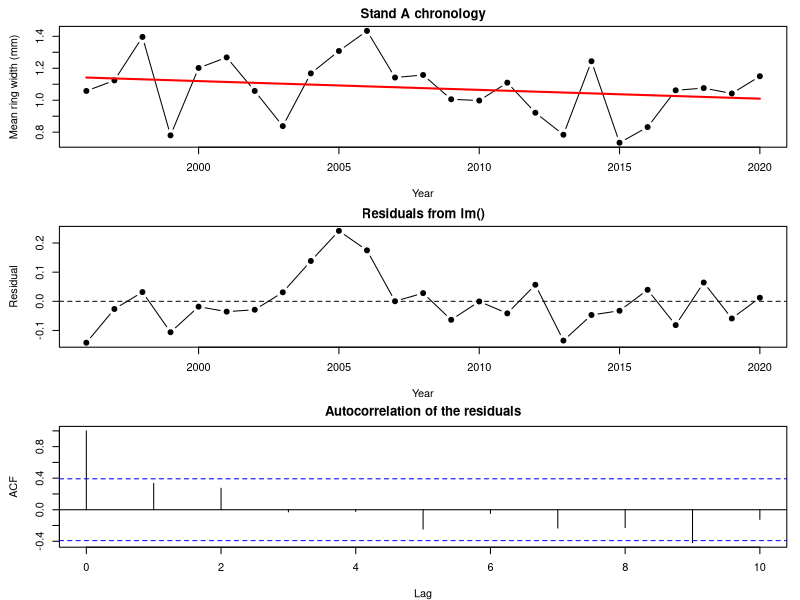
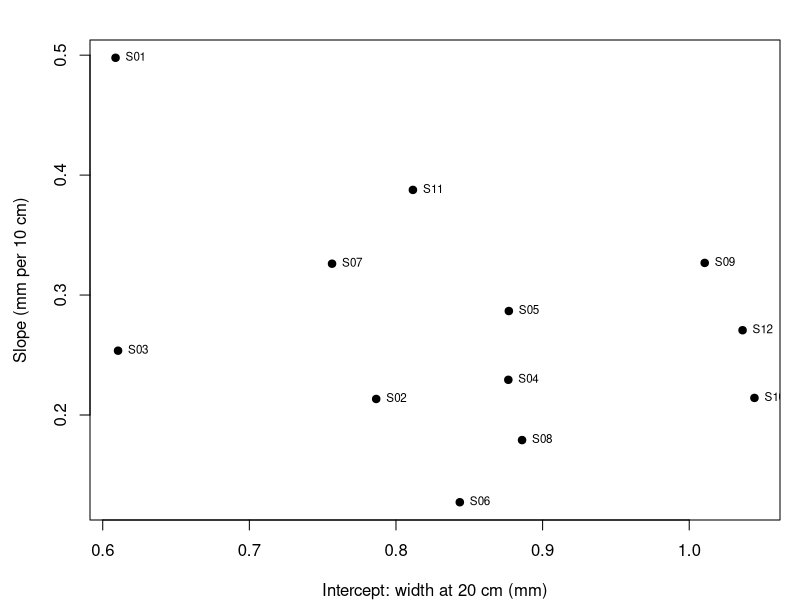
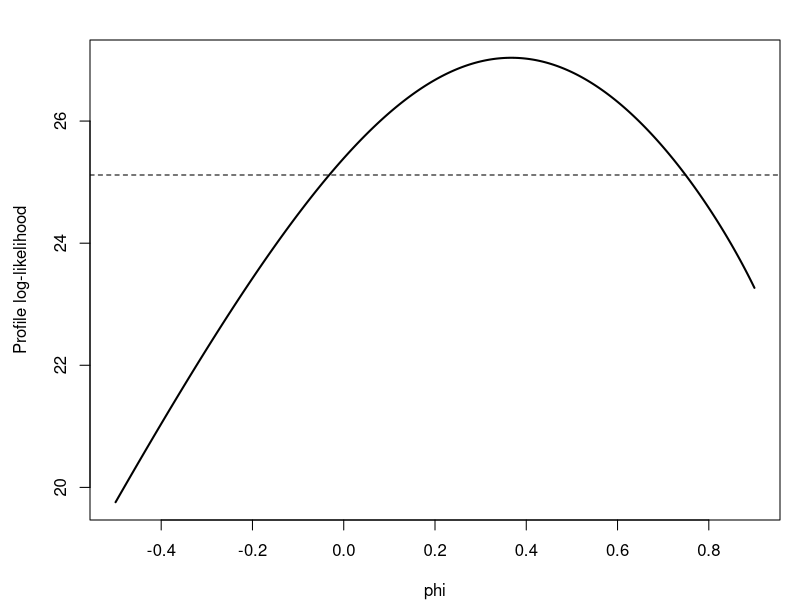
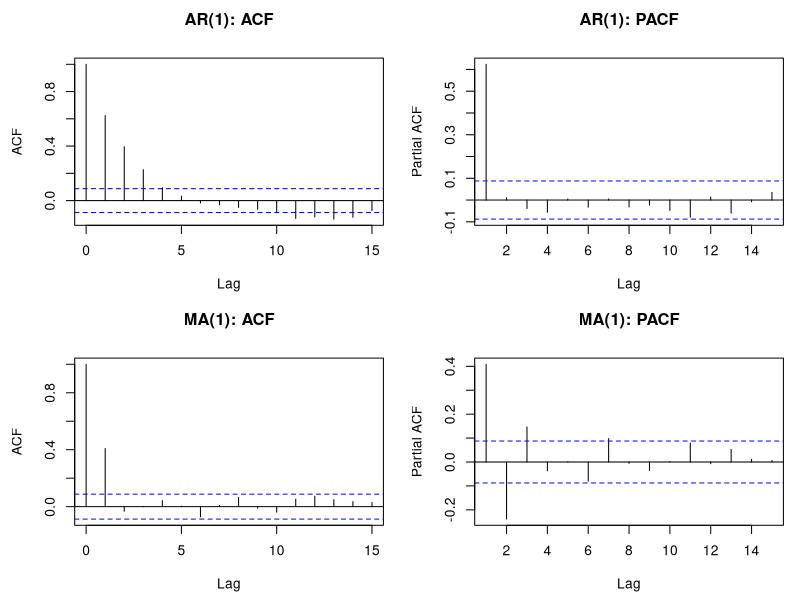

R code for these plots, in order:
#  NRES 746, Week 12: autocorrelation and mixed models in R =====
#  Sections match the Week 12 web page. Needs mvtnorm, lme4, nlme, glmmTMB.
#  Package syntax: lecture_notes/NOTES_Reference_MixedModelSyntax.pdf (nlme, lme4, glmmTMB side by side).

# AUTOCORRELATION AND MIXED MODELS IN R ===================================================

rm(list = ls())
library(mvtnorm)

# Pinyon ring-width data ----------------------------------------------------------------

# pinyon ring widths (mm): 4 stands x 5 trees x 25 years; simulated
set.seed(21)
years <- 1996:2020
n_yr <- length(years)
precip <- round(rgamma(n_yr, shape = 9, scale = 22 / 9), 1)   # winter precipitation (cm)
stand_eff <- rnorm(4, 0, 0.12)
ar_dev <- matrix(0, 4, n_yr)            # shared year-to-year deviations within each stand
for (j in 1:4) {
  ar_dev[j, 1] <- rnorm(1, 0, 0.08 / sqrt(1 - 0.6^2))
  for (t in 2:n_yr) ar_dev[j, t] <- 0.6 * ar_dev[j, t - 1] + rnorm(1, 0, 0.08)
}
rings <- expand.grid(year = years, tree = 1:5, stand = LETTERS[1:4])
rings$tree_id <- paste0(rings$stand, rings$tree)
tree_eff <- setNames(rnorm(20, 0, 0.1), unique(rings$tree_id))
j <- match(rings$stand, LETTERS)
t <- match(rings$year, years)
rings$precip <- precip[t]
rings$width <- round(0.35 + stand_eff[j] + tree_eff[rings$tree_id] + 0.025 * rings$precip +
                       ar_dev[cbind(j, t)] + rnorm(nrow(rings), 0, 0.1), 2)

# stand chronologies (mean of 5 trees per stand-year) and tree means (mean over 25 years)
chron <- aggregate(width ~ stand + year + precip, data = rings, FUN = mean)
chron <- chron[order(chron$stand, chron$year), ]
chron$stand <- factor(chron$stand)
tree_means <- aggregate(width ~ stand + tree_id, data = rings, FUN = mean)

# 1. Autocorrelation: AR(1) ---------------------------------------------------------------

chron_a <- chron[chron$stand == "A", ]
chron_a$year_c <- chron_a$year - 2008          # centered year: 0 = 2008
fit_lm_a <- lm(width ~ precip + year_c, data = chron_a)
summary(fit_lm_a)$coefficients
par(mfrow = c(3, 1), mar = c(4, 4.5, 2, 1))
plot(chron_a$year, chron_a$width, type = "b", pch = 19, xlab = "Year",
     ylab = "Mean ring width (mm)", main = "Stand A chronology")
trend <- predict(fit_lm_a, newdata = data.frame(precip = mean(chron_a$precip),
                                                year_c = chron_a$year_c))
lines(chron_a$year, trend, lwd = 2, col = "red")   # year trend at mean precipitation
plot(chron_a$year, resid(fit_lm_a), type = "b", pch = 19, xlab = "Year",
     ylab = "Residual", main = "Residuals from lm()")
abline(h = 0, lty = 2)
acf(resid(fit_lm_a), lag.max = 10, main = "")
title("Autocorrelation of the residuals", line = 0.8)
par(mfrow = c(1, 1))

# lag-1 residual correlation in each stand (stand A's is inside the bounds, +/-0.39)
lag1 <- function(dat) {
  dat$year_c <- dat$year - 2008
  acf(resid(lm(width ~ precip + year_c, data = dat)), plot = FALSE)$acf[2]
}
round(sapply(split(chron, chron$stand), lag1), 2)

# AR(1) covariance: V_st = sigma_e^2 / (1 - phi^2) * phi^|s - t|
lags <- abs(outer(1:25, 1:25, "-"))
V_ar1 <- function(phi, sigma_e) sigma_e^2 / (1 - phi^2) * phi^lags
round(V_ar1(0.6, 0.08)[1:5, 1:5], 4)

# mean: a + b * precip + c * year_c; AR(1) errors with phi = tanh(par[4]), sigma_e = exp(par[5])
nll_ar1 <- function(par) {
  mu <- par[1] + par[2] * chron_a$precip + par[3] * chron_a$year_c
  V <- V_ar1(tanh(par[4]), exp(par[5]))
  -dmvnorm(chron_a$width, mu, V, log = TRUE)
}
fit_ar1 <- optim(c(coef(fit_lm_a), 0, log(0.1)), nll_ar1, method = "BFGS", hessian = TRUE)
c(a = fit_ar1$par[1], b = fit_ar1$par[2], c = fit_ar1$par[3],
  phi = tanh(fit_ar1$par[4]), sigma_e = exp(fit_ar1$par[5]))

library(nlme)
fit_gls <- gls(width ~ precip + year_c, data = chron_a,
               correlation = corAR1(form = ~ year), method = "ML")
coef(fit_gls)
coef(fit_gls$modelStruct$corStruct, unconstrained = FALSE)   # phi (nlme calls it Phi)

# trend: estimate, SE, p under independence vs. AR(1) (Hessian SE)
se_ar1 <- sqrt(diag(solve(fit_ar1$hessian)))
summary(fit_lm_a)$coefficients["year_c", ]
c(estimate = fit_ar1$par[3], se = se_ar1[3], p = 2 * pnorm(-abs(fit_ar1$par[3] / se_ar1[3])))

#  [PAUSE] With phi near 0.9, what does one AR(1) series look like? How would you tell it from a slow trend?

# AR errors or a lagged response?
# AR(1) errors rewritten: y_t = a(1 - phi) + phi y_{t-1} + b x_t - phi b x_{t-1} + e_t
chron_a$width_lag <- c(NA, head(chron_a$width, -1))      # last year's width
chron_a$precip_lag <- c(NA, head(chron_a$precip, -1))    # last year's precipitation
fit_lag <- lm(width ~ width_lag + precip + year_c, data = chron_a)
fit_lag_x <- lm(width ~ width_lag + precip + precip_lag + year_c, data = chron_a)
round(coef(fit_lag), 4)          # gamma near 0
round(coef(fit_lag_x), 4)        # gamma near phi; precip_lag near -gamma * beta

# 2. Why these models are harder to fit ---------------------------------------------------

# random intercept for the 20 tree means: V = sigma_a^2 Z Z^T + sigma_e^2 I
y_tree <- tree_means$width
Z <- model.matrix(~ 0 + stand, data = tree_means)
V_ri <- function(sigma_a, sigma_e) sigma_a^2 * Z %*% t(Z) + sigma_e^2 * diag(20)
nll_ri <- function(par) -dmvnorm(y_tree, rep(par[1], 20), V_ri(exp(par[2]), exp(par[3])), log = TRUE)
fit_ri <- optim(c(mean(y_tree), log(0.1), log(0.1)), nll_ri, method = "BFGS")
c(mu = fit_ri$par[1], sigma_a = exp(fit_ri$par[2]), sigma_e = exp(fit_ri$par[3]))

# milliseconds per NLL evaluation, averaged over 'reps' evaluations
time_nll <- function(n, reps = 10) {
  y <- rnorm(n)
  V <- 0.5^abs(outer(1:n, 1:n, "-"))
  ms <- function(expr) 1000 * system.time(for (i in 1:reps) expr)[["elapsed"]] / reps
  c(n = n, independent = ms(sum(dnorm(y, 0, 1, log = TRUE))),
    mvn = ms(dmvnorm(y, rep(0, n), V, log = TRUE)))
}
set.seed(1)
timings <- t(sapply(c(250, 500, 1000, 2000), time_nll))
timings

# 3. Random slopes ------------------------------------------------------------------------

# drought sensitivity: 12 stands, records of 5-30 years; simulated
# truth: mean intercept 0.9, mean slope 0.25, sigma_a, sigma_b = (0.15, 0.10), rho_ab = -0.6, sigma_e = 0.12
set.seed(12)
n_years <- rep(c(30, 24, 18, 12, 8, 5), each = 2)        # record length per stand
sd_true <- c(0.15, 0.10)                                   # among-stand SDs: intercept, slope
rho_true <- -0.6
G_true <- diag(sd_true) %*% matrix(c(1, rho_true, rho_true, 1), 2) %*% diag(sd_true)
ab_true <- rmvnorm(12, c(0.9, 0.25), G_true)              # each stand's intercept and slope
stand_names <- sprintf("S%02d", 1:12)
drought <- data.frame(stand = factor(rep(stand_names, n_years)),
                      year = unlist(lapply(n_years, function(n) seq(2021 - n, 2020))))
j <- as.integer(drought$stand)
drought$precip <- round(rgamma(nrow(drought), shape = 9, scale = 22 / 9), 1)
drought$precip10 <- (drought$precip - 20) / 10           # 10-cm units, 0 = 20 cm
drought$width <- round(ab_true[j, 1] + ab_true[j, 2] * drought$precip10 +
                         rnorm(nrow(drought), 0, 0.12), 2)
head(drought)

# no pooling: one least-squares line per stand
nopool <- t(sapply(split(drought, drought$stand), function(s) coef(lm(width ~ precip10, data = s))))
plot(nopool, pch = 19, xlab = "Intercept: width at 20 cm (mm)", ylab = "Slope (mm per 10 cm)")
text(nopool, labels = stand_names, pos = 4, cex = 0.7)

# 4. Mixed models in R --------------------------------------------------------------------

library(lme4)
fit_ri_lmer <- lmer(width ~ precip10 + (1 | stand), data = drought, REML = FALSE)
fit_rs_lmer <- lmer(width ~ precip10 + (precip10 | stand), data = drought, REML = FALSE)
fixef(fit_rs_lmer)
VarCorr(fit_rs_lmer)
AIC(fit_ri_lmer, fit_rs_lmer)
vc_rs <- as.data.frame(VarCorr(fit_rs_lmer))$sdcor        # sigma_a, sigma_b, rho_ab, sigma_e

fit_rs_lme <- lme(width ~ precip10, random = ~ precip10 | stand, data = drought, method = "ML")

library(glmmTMB)
fit_rs_tmb <- glmmTMB(width ~ precip10 + (precip10 | stand), data = drought)   # ML by default

# by hand: one MVN block per stand, V_j = Z_j G Z_j^T + sigma_e^2 I
rows_by_stand <- split(seq_len(nrow(drought)), drought$stand)
nll_rs <- function(par) {
  sds <- exp(par[3:4])
  rho_ab <- tanh(par[5])
  sigma_e <- exp(par[6])
  G <- matrix(c(sds[1]^2, rho_ab * sds[1] * sds[2], rho_ab * sds[1] * sds[2], sds[2]^2), 2)
  nll <- 0
  for (rows in rows_by_stand) {
    Zj <- cbind(1, drought$precip10[rows])
    Vj <- Zj %*% G %*% t(Zj) + sigma_e^2 * diag(length(rows))
    nll <- nll - dmvnorm(drought$width[rows], as.vector(Zj %*% par[1:2]), Vj, log = TRUE)
  }
  nll
}
fit_rs_optim <- optim(c(0.9, 0.25, log(0.1), log(0.1), 0, log(0.1)), nll_rs, method = "BFGS")

tmb_sd <- attr(VarCorr(fit_rs_tmb)$cond$stand, "stddev")
lme_vc <- VarCorr(fit_rs_lme)
compare <- rbind(
  optim = c(fit_rs_optim$par[1:2], exp(fit_rs_optim$par[3:4]), tanh(fit_rs_optim$par[5]),
            exp(fit_rs_optim$par[6]), -fit_rs_optim$value),
  lmer = c(fixef(fit_rs_lmer), vc_rs, logLik(fit_rs_lmer)),
  lme = c(fixef(fit_rs_lme), as.numeric(lme_vc[1:2, "StdDev"]), as.numeric(lme_vc[2, "Corr"]),
          fit_rs_lme$sigma, logLik(fit_rs_lme)),
  glmmTMB = c(fixef(fit_rs_tmb)$cond, tmb_sd,
              attr(VarCorr(fit_rs_tmb)$cond$stand, "correlation")[1, 2],
              sigma(fit_rs_tmb), logLik(fit_rs_tmb)))
colnames(compare) <- c("mu_a", "mu_b", "sigma_a", "sigma_b", "rho_ab", "sigma_e", "logLik")
round(compare, 4)

# Discussion: the four short-record stands alone
short <- droplevels(drought[drought$stand %in% c("S09", "S10", "S11", "S12"), ])
fit_short <- lmer(width ~ precip10 + (precip10 | stand), data = short, REML = FALSE)
VarCorr(fit_short)

# Bonus: AR(1) by generalized least squares ----------------------------------------------

# for fixed phi: beta = (X'R^-1 X)^-1 X'R^-1 y, sigma_e^2 = r'R^-1 r / n; then search over phi alone
X_a <- cbind(1, chron_a$precip, chron_a$year_c)
y_a <- chron_a$width
n_a <- length(y_a)

gls_profile <- function(phi) {
  R <- phi^lags / (1 - phi^2)
  R_inv <- solve(R)
  beta <- solve(t(X_a) %*% R_inv %*% X_a, t(X_a) %*% R_inv %*% y_a)
  r <- as.vector(y_a - X_a %*% beta)
  sigma2 <- as.numeric(t(r) %*% R_inv %*% r) / n_a
  list(beta = as.vector(beta), sigma = sqrt(sigma2),
       loglik = dmvnorm(y_a, as.vector(X_a %*% beta), sigma2 * R, log = TRUE))
}
phi_gls <- optimize(function(phi) -gls_profile(phi)$loglik, c(-0.95, 0.95))$minimum
phi_gls
gls_profile(phi_gls)          # matches optim() and gls(); gls() reports sigma_e / sqrt(1 - phi^2)

# profile likelihood and approximate 95% interval for phi
phi_seq <- seq(-0.5, 0.9, by = 0.005)
ll_seq <- sapply(phi_seq, function(r) gls_profile(r)$loglik)
range(phi_seq[ll_seq > max(ll_seq) - 1.92])
plot(phi_seq, ll_seq, type = "l", lwd = 2, xlab = "phi", ylab = "Profile log-likelihood")
abline(h = max(ll_seq) - 1.92, lty = 2)

# Bonus: AR or MA? Reading the ACF and PACF ----------------------------------------------

# AR(1): ACF tails off (phi^k), PACF cuts off after lag 1
# MA(1): eta_t = e_t + theta e_{t-1}; ACF cuts off after lag 1 (theta / (1 + theta^2)), PACF tails off
set.seed(746)
ar_series <- arima.sim(list(ar = 0.6), n = 500)
ma_series <- arima.sim(list(ma = 0.6), n = 500)
par(mfrow = c(2, 2), mar = c(4.5, 4.5, 3.5, 1))
acf(ar_series, lag.max = 15, main = "AR(1): ACF")
pacf(ar_series, lag.max = 15, main = "AR(1): PACF")
acf(ma_series, lag.max = 15, main = "MA(1): ACF")
pacf(ma_series, lag.max = 15, main = "MA(1): PACF")
par(mfrow = c(1, 1))

aic_ar_ma <- function(x) c(AR1 = AIC(arima(x, order = c(1, 0, 0))),
                           MA1 = AIC(arima(x, order = c(0, 0, 1))))
round(rbind(ar_series = aic_ar_ma(ar_series), ma_series = aic_ar_ma(ma_series)), 1)

# stand A's 25 residuals: lags 1-2 of the ACF and PACF, all inside +/-0.39
round(acf(resid(fit_lm_a), 2, plot = FALSE)$acf[2:3], 2)
round(pacf(resid(fit_lm_a), 2, plot = FALSE)$acf[1:2], 2)

# 1000 AR(1) series of length 25: how often is it detected, and does AIC pick AR(1)?
set.seed(1)
short_ar <- replicate(1000, {
  x <- arima.sim(list(ar = 0.6), n = 25)
  c(lag1_detected = abs(acf(x, 1, plot = FALSE)$acf[2]) > 1.96 / sqrt(25),
    aic_picks_ar1 = unname(diff(aic_ar_ma(x)) > 0))
})
rowMeans(short_ar)

# stand A: independent vs. AR(1) vs. MA(1) errors
fit_gls_ind <- gls(width ~ precip + year_c, data = chron_a, method = "ML")
fit_gls_ma1 <- gls(width ~ precip + year_c, data = chron_a, method = "ML",
                   correlation = corARMA(form = ~ year, p = 0, q = 1))
gls_ar_ma <- rbind(independent = summary(fit_gls_ind)$tTable["year_c", 1:2],
                   AR1 = summary(fit_gls)$tTable["year_c", 1:2],
                   MA1 = summary(fit_gls_ma1)$tTable["year_c", 1:2])
cbind(round(gls_ar_ma, 4), AIC = round(c(AIC(fit_gls_ind), AIC(fit_gls), AIC(fit_gls_ma1)), 2))
#  [PAUSE] How long a series would you want before trusting the ACF and PACF to choose an error structure?

# Bonus: a random intercept and AR(1) together -------------------------------------------

Z_chron <- model.matrix(~ 0 + stand, data = chron)
V_combined <- function(sigma_a, phi, sigma_e) {
  sigma_a^2 * Z_chron %*% t(Z_chron) + kronecker(diag(4), V_ar1(phi, sigma_e))
}
nll_combined <- function(par) {
  mu <- par[1] + par[2] * chron$precip
  V <- V_combined(exp(par[3]), tanh(par[4]), exp(par[5]))
  -dmvnorm(chron$width, mu, V, log = TRUE)
}
fit_comb <- optim(c(0.4, 0.02, log(0.1), 0, log(0.1)), nll_combined, method = "BFGS",
                  control = list(maxit = 1000))
c(mu = fit_comb$par[1], beta = fit_comb$par[2], sigma_a = exp(fit_comb$par[3]),
  phi = tanh(fit_comb$par[4]), sigma_e = exp(fit_comb$par[5]))

fit_lme <- lme(width ~ precip, random = ~ 1 | stand, data = chron,
               correlation = corAR1(form = ~ year | stand), method = "ML")
fixef(fit_lme)
coef(fit_lme$modelStruct$corStruct, unconstrained = FALSE)
c(-fit_comb$value, logLik(fit_lme))       # same maximized log-likelihood

# Bonus: a Poisson GLMM by hand ----------------------------------------------------------

# marginal moments: mu = exp(b0 + b1 x + sigma_a^2 / 2); Var = mu + mu^2 (exp(sigma_a^2) - 1)
mu_glmm <- exp(1.5 + 0.5^2 / 2)               # vigor 0, beta0 = 1.5, sigma_a = 0.5
moments <- c(mean = mu_glmm, var = mu_glmm + mu_glmm^2 * (exp(0.5^2) - 1), cov = mu_glmm^2 * (exp(0.5^2) - 1))

set.seed(746)
a_sim <- rnorm(1e5, 0, 0.5)                  # 100,000 stands, two trees each
y_tree1 <- rpois(1e5, exp(1.5 + a_sim))
y_tree2 <- rpois(1e5, exp(1.5 + a_sim))
rbind(formula = moments, simulation = c(mean(y_tree1), var(y_tree1), cov(y_tree1, y_tree2)))
moments[3] / moments[2]                  # within-stand correlation

# cones on 8 trees per stand; log(lambda) = b0 + b1 * vigor + b_j; simulated
set.seed(12)
cones <- data.frame(stand = factor(rep(stand_names, each = 8)),
                    vigor = round(rnorm(96), 2))
a_stand <- rnorm(12, 0, 0.5)
cones$count <- rpois(96, exp(1.5 + 0.4 * cones$vigor + a_stand[as.integer(cones$stand)]))

# each stand's likelihood integrates over its random intercept a
nll_glmm <- function(par) {
  sigma_a <- exp(par[3])
  nll <- 0
  for (g in split(cones, cones$stand)) {
    stand_lik <- function(a) {
      sapply(a, function(ai) exp(sum(dpois(g$count, exp(par[1] + par[2] * g$vigor + ai), log = TRUE)))) *
        dnorm(a, 0, sigma_a)
    }
    nll <- nll - log(integrate(stand_lik, -Inf, Inf)$value)
  }
  nll
}
fit_glmm <- optim(c(1, 0, log(0.3)), nll_glmm, method = "BFGS")
fit_glmm_tmb <- glmmTMB(count ~ vigor + (1 | stand), family = poisson, data = cones)
rbind(integrate = c(fit_glmm$par[1:2], exp(fit_glmm$par[3]), -fit_glmm$value),
      glmmTMB = c(fixef(fit_glmm_tmb)$cond, attr(VarCorr(fit_glmm_tmb)$cond$stand, "stddev"),
                  logLik(fit_glmm_tmb)))

# BAYESIAN HIERARCHICAL MODELS ===========================================================
# moved to lecture_notes/CODE_Week13_HierarchicalModelsAndGAMs.R (Week 13 page)
